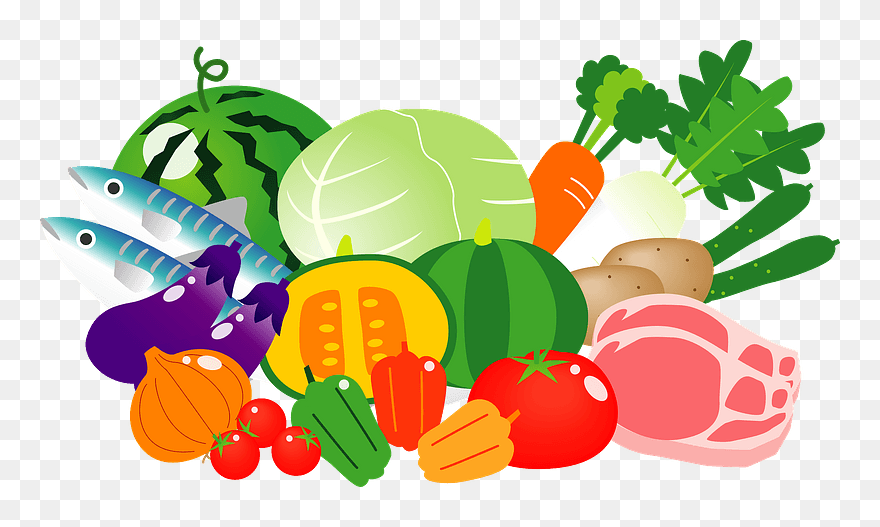
#> input picture Food_Search copy/input/wordcloud.png, 880 x 527 px, found by its file name
$ python Streamlit2.py
#> lines starting #> are read from the running program, lines starting #| are printed output that depends on the picture
import streamlit as st
import pandas as pd
import numpy as np

import os
from PIL import Image


from ingredient_parser import ingredient_parser

from Food_Search import *

def make_clickable(link):
    # target _blank to open new window
    # extract clickable text to display for your link
    text = link.split('/')[5]
    return f'<a target="_blank" href="{link}">{text}</a>'

def validate_phone(phone_number):
    if len(phone_number)<10:
        raise ValueError("Phone number cannot be less than 10")


def main():
    image = Image.open("input/wordcloud.png").resize((680, 350))
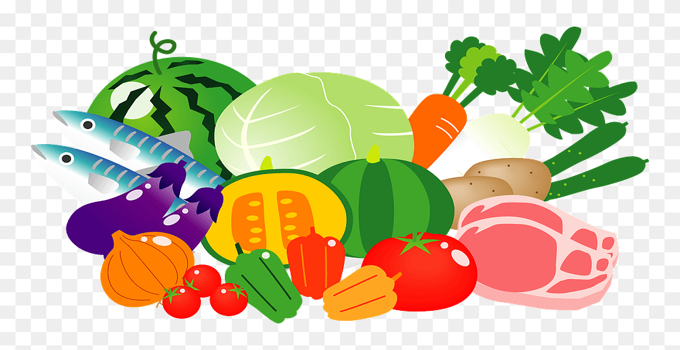
#> image: PIL image 680x350 RGBA; mean R, G, B, A 204.6, 194.2, 161.3, 255
#> (the run stopped early here; a loop or call above may not have finished)

$ run again, with Food_Search copy/input/streamlit-app.png copied over Food_Search copy/input/wordcloud.png
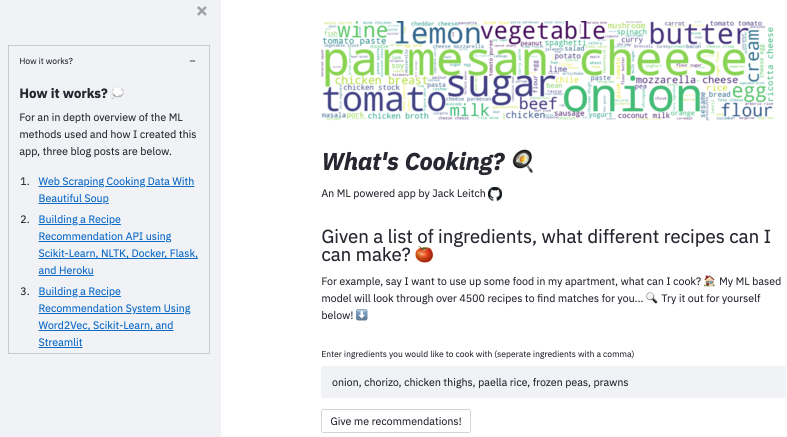
#> input picture Food_Search copy/input/streamlit-app.png, 1574 x 874 px, found by its file name (shown at 1/2 size)
#> in main, `image = Image.open("input/wordcloud.png").resize((680, 350))`:
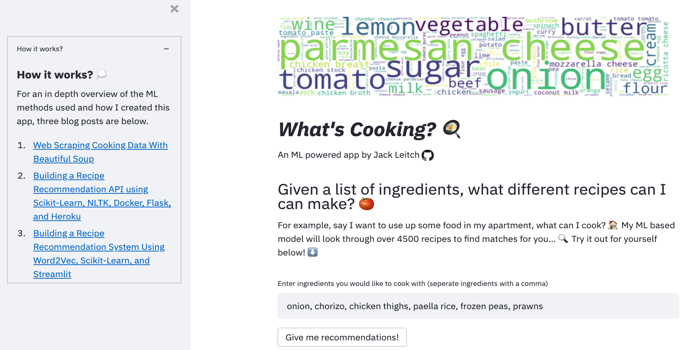
#> image: PIL image 680x350 RGBA; mean R, G, B, A 235.5, 238.9, 240.1, 255
